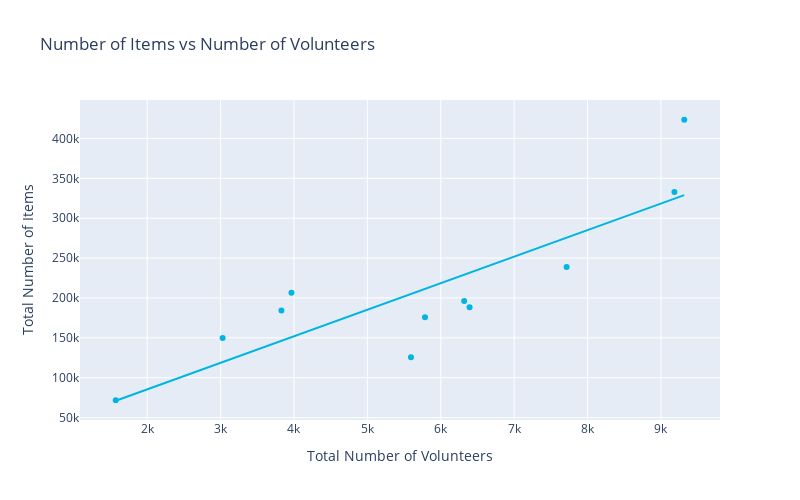

Here is the notebook cell this chart was saved with:
### Markdown cell above
The bar plot with all trash categories above looks pretty busy, and it's hard to compare sizes of different colors when they're stacked on top of each other. 

## Correlation Between Number of Volunteers and Number of Debris Items Collected
It looks like total number of trash items and number of volunteers might be correlated, let's plot the number of items as a function of the number of volunteers. It makes sense that the more people are doing cleanup, the more things get cleaned up. We could multiply the number of hours of cleanup with the number of volunteers, but there seems to be some outliers in the Duration (hrs) data, so we'll skip that for now.
Plotted below are the number of items vs number of volunteers, each summarized over a one year period.

### Code cell
fig.data = []
fig = px.scatter(graph_maker.annual_data, 
                 x='Total Volunteers', 
                 y='Total Items', 
                 trendline="ols",
                 title="Number of Items vs Number of Volunteers",
                )
fig.update_layout(
    autosize=False,
    width=800,
    height=500,
    yaxis_title='Total Number of Items',
    xaxis_title='Total Number of Volunteers',
)
fig.update_traces(marker_color=graphs.SOS_BLUE)
fig.show()

### Figure 1 — Plotly figure (JSON) as saved in the notebook; plotly's stock layout.template omitted (floating-point values rounded to 4 significant figures)
{"data": [{"hovertemplate": "Total Volunteers=%{x}<br>Total Items=%{y}<extra></extra>", "legendgroup": "", "marker": {"color": "#00b5e2", "symbol": "circle"}, "mode": "markers", "name": "", "orientation": "v", "showlegend": false, "type": "scatter", "x": [9184, 9318, 7715, 6319, 5594, 5785, 6392.0, 1572.0, 3028.0, 3829, 3966.0], "xaxis": "x", "y": [332800.0, 423400.0, 238900.0, 196300.0, 125600.0, 175900.0, 188400.0, 71750.0, 149900.0, 184300.0, 206600.0], "yaxis": "y"}, {"hovertemplate": "<b>OLS trendline</b><br>Total Items = 33.2886 * Total Volunteers + 18787.7<br>R<sup>2</sup>=0.719271<br><br>Total Volunteers=%{x}<br>Total Items=%{y} <b>(trend)</b><extra></extra>", "legendgroup": "", "marker": {"color": "#00b5e2", "symbol": "circle"}, "mode": "lines", "name": "", "showlegend": false, "type": "scatter", "x": [1572.0, 3028.0, 3829, 3966.0, 5594, 5785, 6319, 6392.0, 7715, 9184, 9318], "xaxis": "x", "y": [71100.0, 119600.0, 146200.0, 150800.0, 205000.0, 211400.0, 229100.0, 231600.0, 275600.0, 324500.0, 329000.0], "yaxis": "y"}], "layout": {"autosize": false, "height": 500, "legend": {"tracegroupgap": 0}, "title": {"text": "Number of Items vs Number of Volunteers"}, "width": 800, "xaxis": {"anchor": "y", "autorange": true, "domain": [0, 1], "range": [1084.0, 9805.0], "title": {"text": "Total Number of Volunteers"}, "type": "linear"}, "yaxis": {"anchor": "x", "autorange": true, "domain": [0, 1], "range": [46990.0, 448200.0], "title": {"text": "Total Number of Items"}, "type": "linear"}}}
